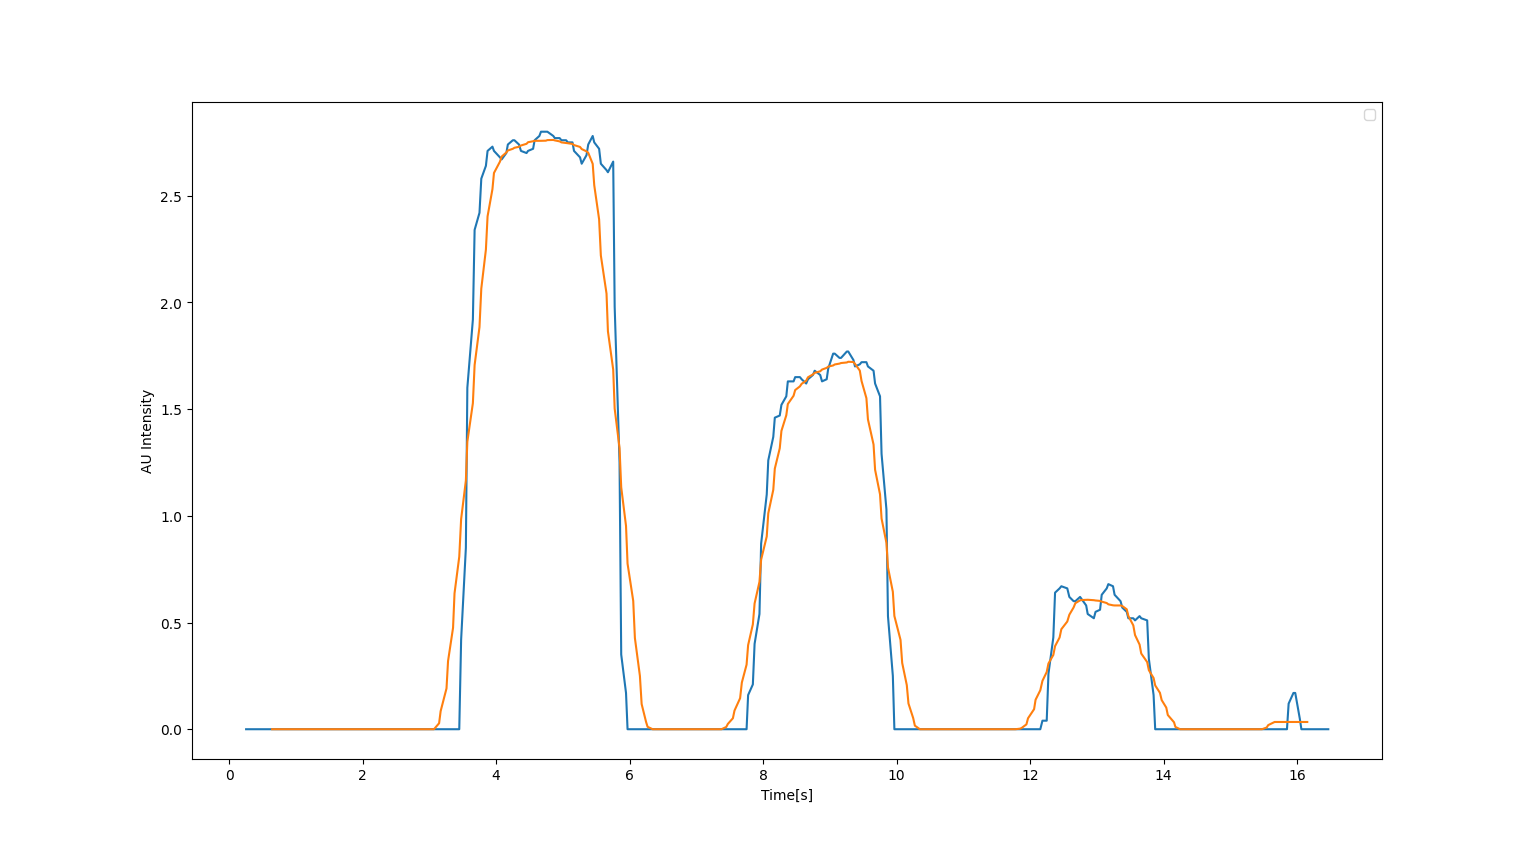

Write Python code to recreate this figure.
import pandas as pd
import matplotlib.pyplot as plt

df = pd.read_csv('./day1/2-2.csv')
df.columns = df.columns.str.strip()

df["smileFlag"] = (df["AU12_r"] > 2).astype(int)

df["AU_smooth"] = (
    df["AU12_r"]
    .rolling(window=8, center=True)
    .mean()
)

plt.plot(df['timestamp'], df["AU12_r"])
plt.plot(df['timestamp'], df["AU_smooth"])
plt.legend()
plt.xlabel('Time[s]')   
plt.ylabel('AU Intensity')
plt.show()
